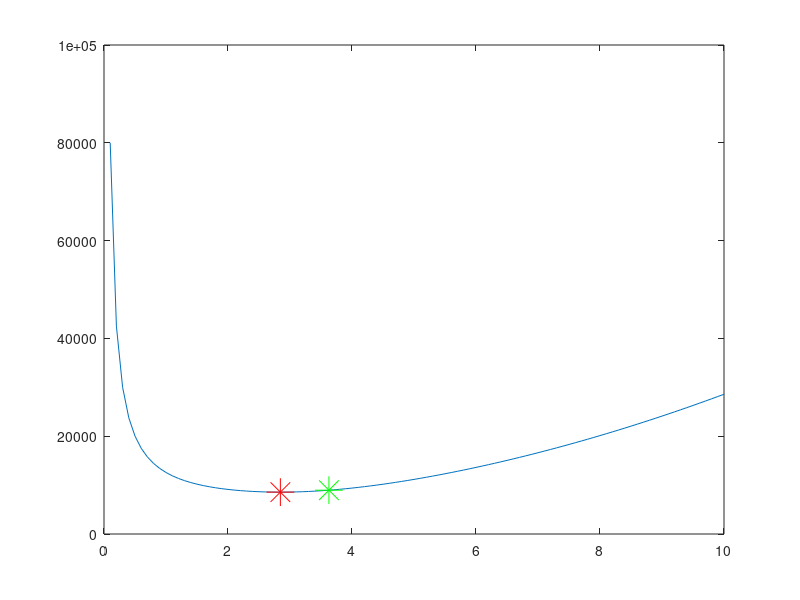
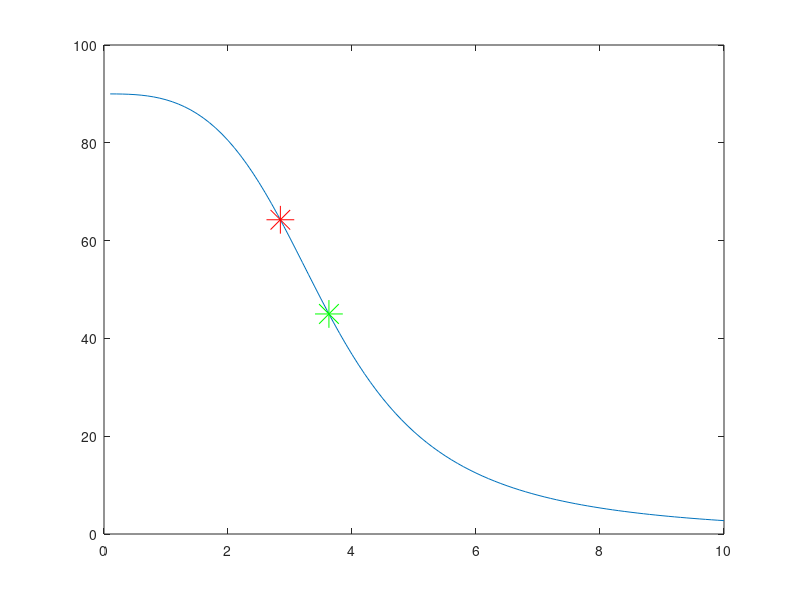

Write the MATLAB code that produced these figures, in order.
function Conical_Pit()
close all
%%%%COMPUTE EVERYTHING
r = 0.1:0.1:10;
Cost = f(r);
rmin = fminbnd(@f,0.1,8)
hmin = height(rmin)
r45 = fzero(@theta0,2)


%%PLOT FIRST FIGURE
figure()
plot(r,Cost)
hold on
plot(r45,f(r45),'g*','MarkerSize',20)
plot(rmin,f(rmin),'r*','MarkerSize',20)

%%%PLOT SECOND FIGURE
figure()
plot(r,theta(r)*180/pi)
hold on
plot(r45,theta(r45)*180/pi,'g*','MarkerSize',20)
plot(rmin,theta(rmin)*180/pi,'r*','MarkerSize',20)

function t = theta(r)
t = atan(height(r)./r);

function t0 = theta0(r)
t0 = atan(height(r)./r) - 45*pi/180;

function Cost = f(r)
h = height(r);
SA = pi*r.*(sqrt(r.^2+h.^2));
A = pi*r.^2;
Cost = 5000 + SA*50 + 25*A;

function h = height(r)
h = 150./(pi*r.^2);
